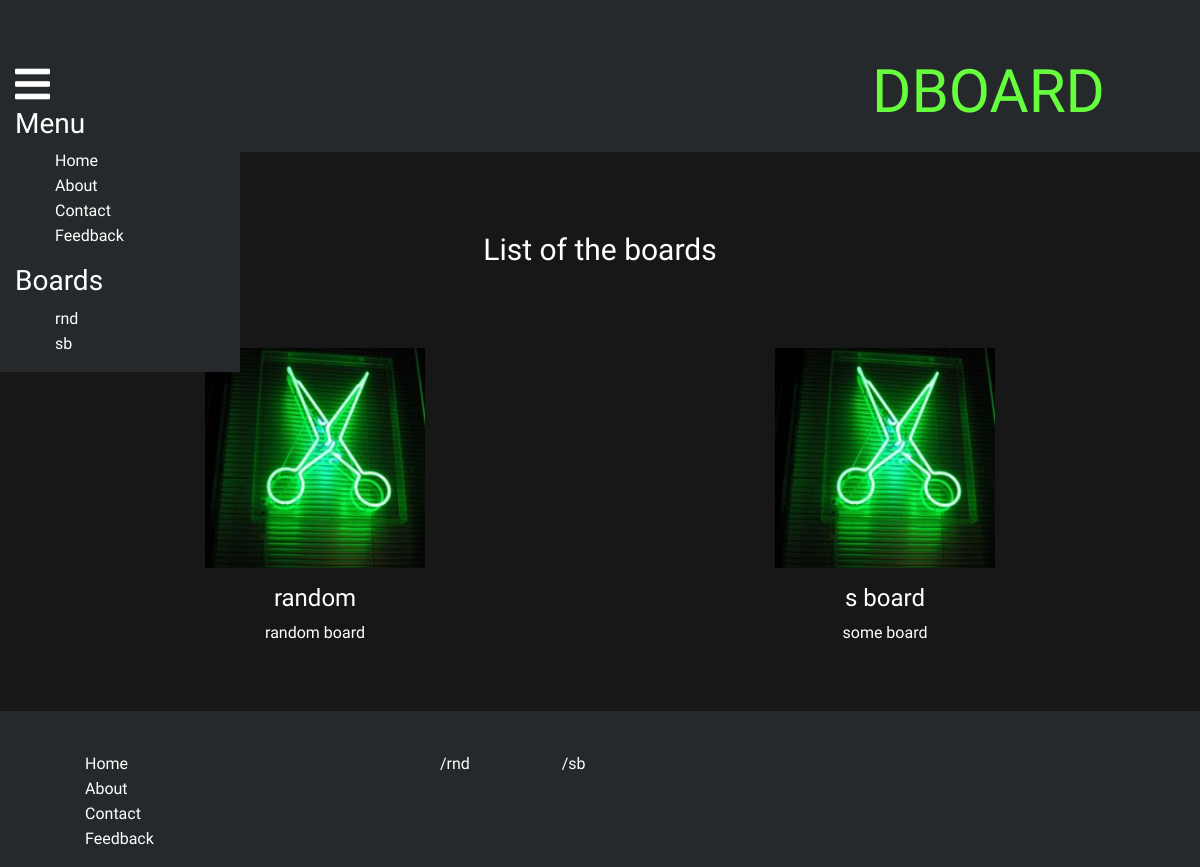
The app's page /, older data.
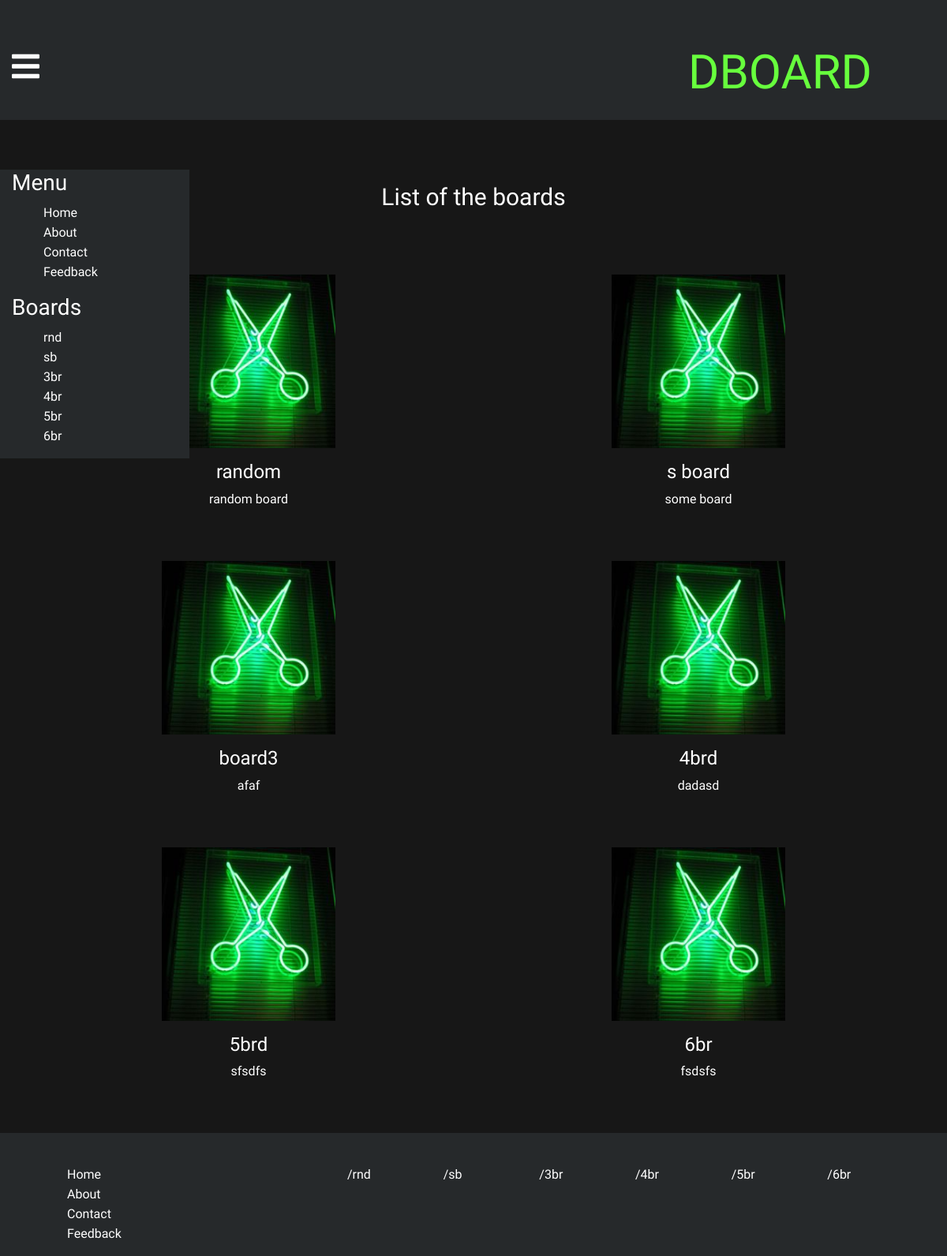
The same page, newer data.
### boards/models.py (models this page shows, shortened)
class Board(models.Model):
    boardName = models.CharField(max_length = 50)
    boardCode = models.CharField(max_length = 3)
    boardDesc = models.TextField()
    boardImg  = models.ImageField(
                        default='img/default.png',
                        upload_to='img/uploads/%Y/%m',
                        storage=FileSystemStorage(location='boards/static/boards',base_url='/uploads')
                   )
    isActive  = models.IntegerField(default=1)
    def imagePreview(self):
        return mark_safe('<img src="/static/boards/%s" width="200" height="150" />' % (self.boardImg))
    imagePreview.short_description = 'Current image'
    imagePreview.allow_tags = True

### boards/views.py (the view)
# urls.py: path('', views.index, name='index'),
def index(request):
    boardsList = Board.objects.filter(isActive__gt = 0)
    boardCodes = []
    if boardsList:
        for board in boardsList:
            boardCodes.append(board.boardCode)
    context = {'boardsList': boardsList, 'boardCodes':boardCodes}
    return render(request, 'boards/index.html', context)

### boards/templates/boards/index.html
{% extends "boards/base.html" %}
{% load static %}
{% block content %}
    {% if boardsList %}
        <div class="container board-list">
            <h1>List of the boards</h1>
            <div class="row">
                {% for board in boardsList %}
                    <div class="col-md-6 col-sm-6 board-item">
                        <a href="{% url 'detailBoard' board.boardCode %}">
                            <img src="{% static 'boards/' %}{{board.boardImg}}" alt="">
                            <p class="board-desc">
                                <h4>{{board.boardName}}</h4>
                                <p>{{board.boardDesc}}</p>
                            </p>
                        </a>
                    </div>
                {% endfor %}
            </div>
        </div>
    {% endif %}
{% endblock content %}

### boards/templates/boards/base.html (shortened to what this page needs)
{% load static %}
<!DOCTYPE html>
<html lang="en" dir="ltr">
    <head>
        <link rel="stylesheet" href="{% static 'boards/css/main.css' %}" >
        <link rel="stylesheet" href="https://stackpath.bootstrapcdn.com/bootstrap/4.3.1/css/bootstrap.min.css">
        <link rel="stylesheet" href="https://use.fontawesome.com/releases/v5.8.1/css/all.css">
    </head>
    <body>
        <div class="main-wrapper">
            <div class="upper-head logo" id="header-wrap">
                <div class="container">
                    <div class="row">
                        <div class="col-md-2">
                            <div class="menu-btn">
                                <a href="#" v-bind:class="{'openned-menu-btn': isMenuOpen}" @click="isMenuOpen=!isMenuOpen"><i class="fas fa-bars"></i></a>
                            </div>
                        </div>
                        <div class="col-md-10">
                            <a href="#">
                                <h2>dBoard</h2>
                            </a>
                        </div>
                    </div>
                </div>
            </div>
            {% block content %}
            {% endblock %}
            <div class="side-block-menu" id="side-menu" v-if="headerObj.isMenuOpen" name="side-block-menu">
                <div class="container">
                    <div class="row">
                        <div class="col-md-12 side-block-menu-item">
                            <h3>Menu</h3>
                            <ul>
                                <li><a href="#">Home</a></li>
                                <li><a href="#">About</a></li>
                                <li><a href="#">Contact</a></li>
                                <li><a href="#">Feedback</a></li>
                            </ul>
                            {% if boardCodes %}
                                <h3>Boards</h3>
                                <ul>
                                    {% for code in boardCodes %}
                                        <li><a href="#">{{code}}</a></li>
                                    {% endfor %}
                                </ul>
                            {% endif %}
                        </div>
                    </div>
                </div>
            </div>
        </div>
        <footer class="footer-main">
            <div class="container">
                <div class="row">
                    <div class="col-md-4">
                        <ul>
                            <li><a href="#">Home</a></li>
                            <li><a href="#">About</a></li>
                            <li><a href="#">Contact</a></li>
                            <li><a href="#">Feedback</a></li>
                        </ul>
                    </div>
                    <div class="col-md-8">
                        {% if boardCodes %}
                            <div class="container board-list">
                                <div class="row">
                                    {% for code in boardCodes %}
                                        <div class="col-md-2">
                                            <a href="#">/{{code}}</a>
                                        </div>
                                    {% endfor %}
                                </div>
                            </div>
                        {% endif %}
                    </div>
                </div>
            </div>
        </footer>
    </body>
</html>

### boards/static/boards/css/main.css (style rules this page uses)
body { padding:0;margin:0;background-color:#171717 !important }
body h1,body h2,body h3,body h4,body h5,body h6 { font-family:'ZCOOL QingKe HuangYou', cursive }
body a,body p { font-family:'Play', sans-serif }
body li { list-style-type:none }
body a { color:#fff }
.upper-head { text-align:right;padding-top:7vh;padding-bottom:2vh;padding-right:10vh;margin-bottom:10vh;background-color:#26292B }
.upper-head .menu-btn a { float:left;font-size:40px;color:#fff }
.upper-head h2 { font-size:60px;color:#67ff3d;text-transform:uppercase;animation:neonLighting 4s infinite linear }
.main-wrapper { color:#fff;position:relative }
.main-wrapper .side-block-menu { position:absolute;top:15%;min-width:20vw;background-color:#26292B }
.main-wrapper .board-list { text-align:center }
.main-wrapper .board-list h1 { margin-bottom:10vh;font-size:30px;animation:neonLight 4s infinite linear }
.main-wrapper .board-list .board-item { margin-bottom:50px }
.main-wrapper .board-list .board-item p { color:#fff }
.main-wrapper .board-list .board-item img { max-width:220px;max-height:220px }
.footer-main { background-color:#26292B;padding-top:5vh }
.footer-main a { color:#fff }
.footer-main li { list-style-type:none }

Row changes from the older to the newer data that the page shows:
added Board: boardImg (placeholder picture), boardName "board3", boardDesc "afaf", boardCodes "3br", boardCodes "3br"
added Board: boardImg (placeholder picture), boardName "4brd", boardDesc "dadasd", boardCodes "4br", boardCodes "4br"
added Board: boardImg (placeholder picture), boardName "5brd", boardDesc "sfsdfs", boardCodes "5br", boardCodes "5br"
added Board: boardImg (placeholder picture), boardName "6br", boardDesc "fsdsfs", boardCodes "6br", boardCodes "6br"
